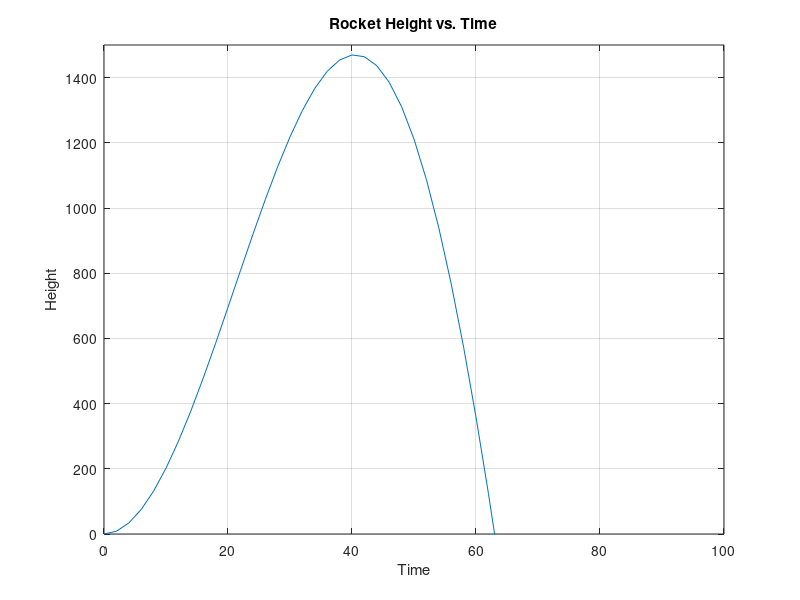

This figure's MATLAB source:
%Shay Sackett MATLAB ENGR 156
%Problem 8.2 asks us various questions about a rocket

t = 0:2:100; % Create vectors of time
height = 2.13.*t.^2 - 0.0013.*t.^4 + .000034.*t.^4.751; %Create height vector
%plot(t,height) %Create a visualization of the problem to help out
%axis([0,100,0,1500]) %scale axis

impact_height = find(height <= 0) %find the first negative index value of height

impact_time = t(impact_height(1,2)) %use the second index position of the impact_height variable to find at what time the rocket hits the ground. 



%% Part B: 
% Use max function to determine maximum height of the rocket and what time
i = 1; %initialize index variable

while height(i) < height(i + 1) % compare current height value against next height values
    i = i+1  % if current height value is less than the next value, current value is not the largest height value. Move index to the next position and start comparing again
end %break out of loop if we find the largest value

max_height = height(i) %display max height

time_max_height = t(i) %display max time 

%% Part C:
%Create a plot of rocket height vs time

plot(t,height) %Create a visualization of the problem to help out
axis([0,100,0,1500]) %scale axis to make visualization just of rocket launch going up and hitting the ground. 
grid on
xlabel('Time')
ylabel('Height')
title('Rocket Height vs. Time')




